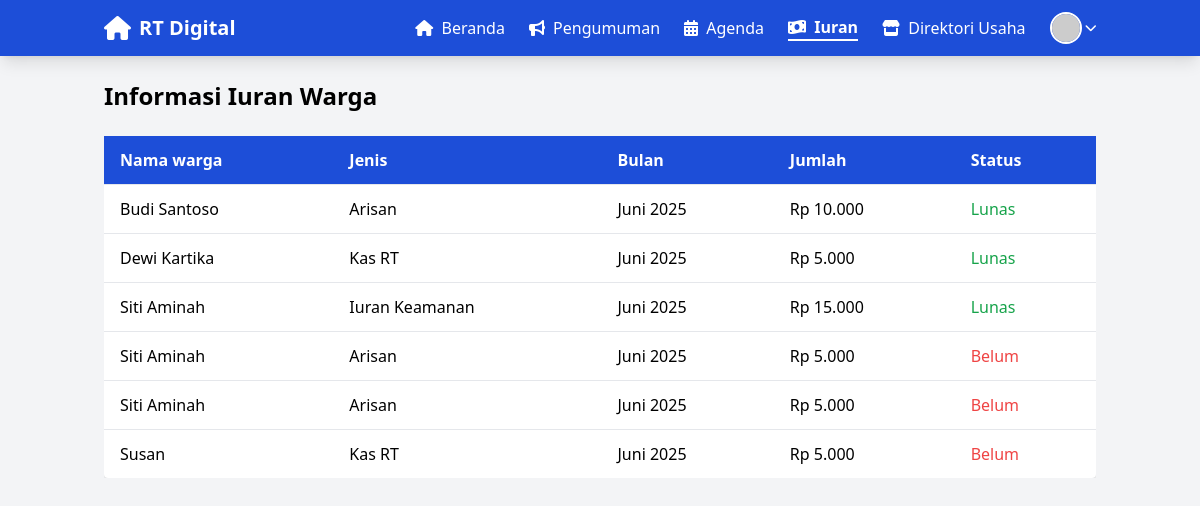
Page /dues.php (signed in) on the committed database.
### tables this page shows
CREATE TABLE `iuran` (
  `id` int(11) NOT NULL,
  `jenis` varchar(100) DEFAULT NULL,
  `bulan` varchar(50) DEFAULT NULL,
  `jumlah` int(11) DEFAULT NULL,
  `status` varchar(20) NOT NULL,
  `nama_warga` varchar(100) DEFAULT NULL
);

### dues.php (the view, shortened to what this page needs)
<?php
require 'includes/config.php';
include 'includes/navbar.php';
$iuran = mysqli_query(
    $conn,
    "SELECT * FROM iuran ORDER BY bulan DESC, nama_warga ASC"
);
?>
<!DOCTYPE html>
<html lang="id">
<head>
    <script src="https://cdn.tailwindcss.com"></script>
</head>
<body class="bg-gray-100">
<main class="container mx-auto px-4 py-6">
    <h1 class="text-2xl font-bold mb-6">Informasi Iuran Warga</h1>
    <?php if (mysqli_num_rows($iuran) > 0): ?>
        <div class="overflow-x-auto">
            <table class="min-w-full bg-white rounded shadow">
                <thead class="bg-blue-700 text-white">
                    <tr>
                        <th class="py-3 px-4 text-left">Nama warga</th>
                        <th class="py-3 px-4 text-left">Jenis</th>
                        <th class="py-3 px-4 text-left">Bulan</th>
                        <th class="py-3 px-4 text-left">Jumlah</th>
                        <th class="py-3 px-4 text-left">Status</th>
                    </tr>
                </thead>
                <tbody>
                    <?php while ($row = mysqli_fetch_assoc($iuran)): ?>
                    <tr class="border-t">
                        <td class="py-3 px-4"><?= htmlspecialchars($row['nama_warga']) ?></td>
                        <td class="py-3 px-4"><?= htmlspecialchars($row['jenis']) ?></td>
                        <td class="py-3 px-4"><?= htmlspecialchars($row['bulan']) ?></td>
                        <td class="py-3 px-4">
                            Rp <?= number_format($row['jumlah'], 0, ',', '.') ?>
                        </td>
                        <td class="py-3 px-4">
                            <span class="<?= $row['status'] === 'Lunas' ? 'text-green-600' : 'text-red-500' ?>">
                                <?= htmlspecialchars($row['status']) ?>
                            </span>
                        </td>
                    </tr>
                    <?php endwhile; ?>
                </tbody>
            </table>
        </div>
    <?php else: ?>
        <p class="text-gray-500">
            Belum ada data iuran yang tercatat.
        </p>
    <?php endif; ?>
</main>
</body>
</html>

### navbar.php (shortened to what this page needs)
<!DOCTYPE html>
<html lang="id">
<head>
    <script src="https://cdn.tailwindcss.com"></script>
    <link rel="stylesheet" href="https://cdnjs.cloudflare.com/ajax/libs/font-awesome/6.0.0/css/all.min.css">
</head>
<body>
    <nav class="bg-blue-700 text-white shadow-lg">
        <div class="container mx-auto px-4">
            <div class="flex justify-between items-center py-3">
                <div class="flex items-center space-x-2">
                    <i class="fas fa-home text-2xl"></i>
                    <a href="index.php" class="text-xl font-bold">RT Digital</a>
                </div>
                <div class="hidden md:flex items-center space-x-6">
                    <a href="index.php" class="hover:text-blue-200 transition <?= basename($_SERVER['PHP_SELF']) == 'index.php' ? 'font-bold border-b-2 border-white' : '' ?>">
                        <i class="fas fa-home mr-1"></i> Beranda
                    </a>
                    <a href="announcements.php" class="hover:text-blue-200 transition <?= basename($_SERVER['PHP_SELF']) == 'announcements.php' ? 'font-bold border-b-2 border-white' : '' ?>">
                        <i class="fas fa-bullhorn mr-1"></i> Pengumuman
                    </a>
                    <a href="events.php" class="hover:text-blue-200 transition <?= basename($_SERVER['PHP_SELF']) == 'events.php' ? 'font-bold border-b-2 border-white' : '' ?>">
                        <i class="fas fa-calendar-alt mr-1"></i> Agenda
                    </a>
                    <a href="dues.php" class="hover:text-blue-200 transition <?= basename($_SERVER['PHP_SELF']) == 'dues.php' ? 'font-bold border-b-2 border-white' : '' ?>">
                        <i class="fas fa-money-bill-wave mr-1"></i> Iuran
                    </a>
                    <a href="directory.php" class="hover:text-blue-200 transition <?= basename($_SERVER['PHP_SELF']) == 'directory.php' ? 'font-bold border-b-2 border-white' : '' ?>">
                        <i class="fas fa-store mr-1"></i> Direktori Usaha
                    </a>
                    <?php if (isset($_SESSION['user_id'])): ?>
                    <div class="relative group">
                        <button class="flex items-center space-x-1">
                            <img src="https://ui-avatars.com/api/?name=<?= isset($_SESSION['nama']) ? urlencode($_SESSION['nama']) : 'User' ?>&background=random"
                                 class="w-8 h-8 rounded-full border-2 border-white">
                            <i class="fas fa-chevron-down text-xs"></i>
                        </button>
                    </div>
                    <?php else: ?>
                    <a href="login.php" class="bg-white text-blue-700 px-4 py-1 rounded-lg hover:bg-blue-50 transition">
                        <i class="fas fa-sign-in-alt mr-1"></i> Login
                    </a>
                    <?php endif; ?>
                </div>
            </div>
        </div>
    </nav>
</body>

### rows in the picture
iuran: nama_warga "Budi Santoso", jenis "Arisan", bulan "Juni 2025", jumlah "10.000", status "Lunas"
iuran: nama_warga "Dewi Kartika", jenis "Kas RT", bulan "Juni 2025", jumlah "5.000", status "Lunas"
iuran: nama_warga "Siti Aminah", jenis "Iuran Keamanan", bulan "Juni 2025", jumlah "15.000", status "Lunas"
iuran: nama_warga "Siti Aminah", jenis "Arisan", bulan "Juni 2025", jumlah "5.000", status "Belum"
iuran: nama_warga "Siti Aminah", jenis "Arisan", bulan "Juni 2025", jumlah "5.000", status "Belum"
iuran: nama_warga "Susan", jenis "Kas RT", bulan "Juni 2025", jumlah "5.000", status "Belum"
